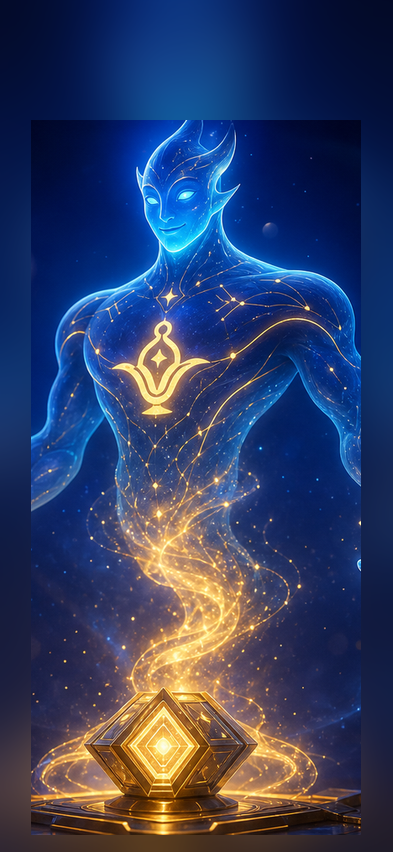
#> input picture Resources/HeroAssets/OnboardingHero_02.png, 393 x 852 px, found by its file name
$ python fix_onboarding_hero_02_shift_up_only.py
#> lines starting #> are read from the running program, lines starting #| are printed output that depends on the picture
#!/usr/bin/env python3
"""OB_02: shift hero up only (crop top letterbox), keep horizontal L/R unchanged.

Current imageset has ~118pt top band; target ~69pt (same as OB_03–06) without re-centering zone.
Verified: crop 49px preserves content bbox L=12, R=380.
"""
from __future__ import annotations

import shutil
from datetime import datetime
from pathlib import Path

from PIL import Image

IOS = Path(__file__).resolve().parents[1]
HERO = IOS / "Resources" / "HeroAssets"
IMAGESET = IOS / "Assets.xcassets" / "OnboardingHero_02.imageset" / "OnboardingHero_02.png"
W, H = 393, 852
TOP_TRIM = 49  # 118 -> 69


def shift_up_only(src: Path) -> Image.Image:
    with Image.open(src) as im:
#> im is the input picture: PIL image 393x852 RGB; mean R, G, B 49.9, 62.4, 99.8
        im = im.convert("RGB")
        if im.size != (W, H):
            raise SystemExit(f"expected {W}x{H}, got {im.size}")
        bg = im.getpixel((0, 0))
#> bg = (3, 11, 42)
        out = Image.new("RGB", (W, H), bg)
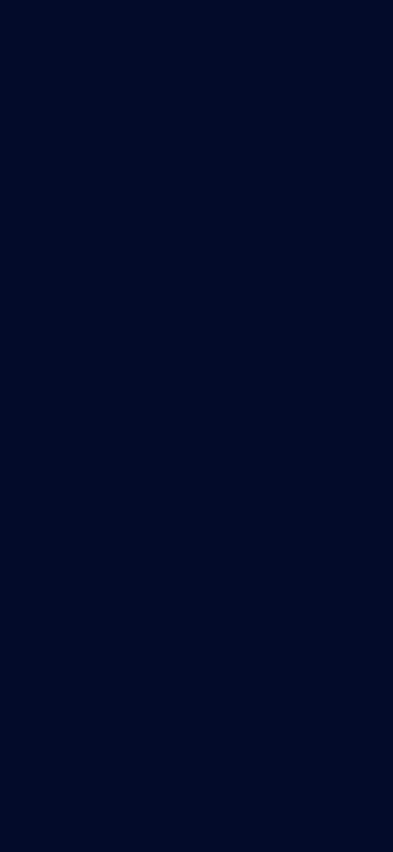
#> out: PIL image 393x852 RGB; mean R, G, B 3, 11, 42
        out.paste(im.crop((0, TOP_TRIM, W, H)), (0, 0))
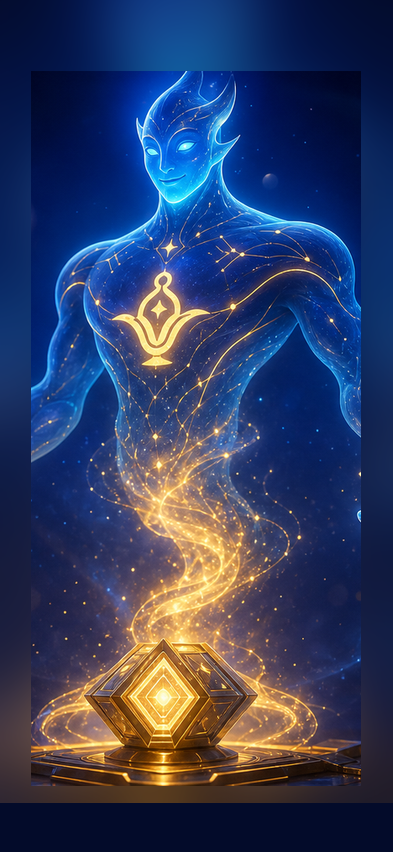
#> out: PIL image 393x852 RGB; mean R, G, B 49.7, 61.4, 97.6
        return out


def main() -> None:
    src = IMAGESET if IMAGESET.exists() else HERO / "OnboardingHero_02.png"
    if not src.exists():
        raise SystemExit(f"missing source: {src}")

    stamp = datetime.now().strftime("%Y%m%d_%H%M%S")
    backup = HERO / f"OnboardingHero_02_OLD_letterbox_{stamp}.png"
    shutil.copy2(src, backup)
    print(f"backup -> {backup}")

    frame = shift_up_only(src)
    master = HERO / "OnboardingHero_02.png"
    master.parent.mkdir(parents=True, exist_ok=True)
    frame.save(master, "PNG", optimize=True)
    IMAGESET.parent.mkdir(parents=True, exist_ok=True)
    shutil.copy2(master, IMAGESET)
    print(f"OK OnboardingHero_02 {W}x{H} top_trim={TOP_TRIM} -> {master} + imageset")


if __name__ == "__main__":
    main()

$ run again, with Resources/HeroAssets/OnboardingHero_03.png copied over Resources/HeroAssets/OnboardingHero_02.png
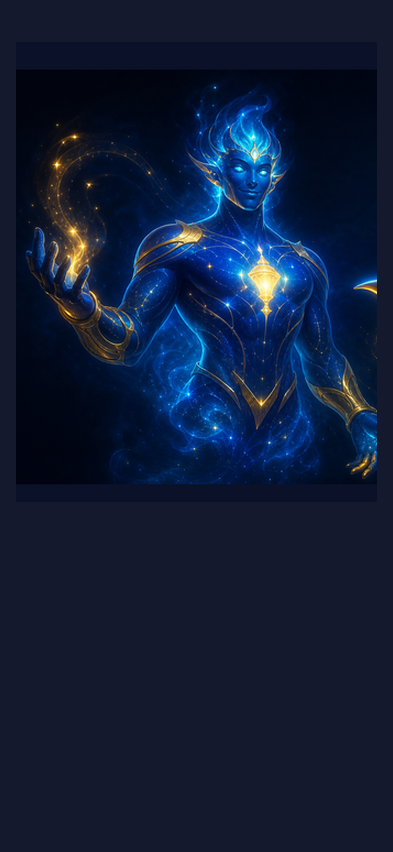
#> input picture Resources/HeroAssets/OnboardingHero_03.png, 393 x 852 px, found by its file name
#> in shift_up_only, im is the input picture: PIL image 393x852 RGB; mean R, G, B 16.4, 28.8, 55.2
#> bg = (20, 25, 45)
#> in shift_up_only, `out.paste(im.crop((0, TOP_TRIM, W, H)), (0, 0))`:
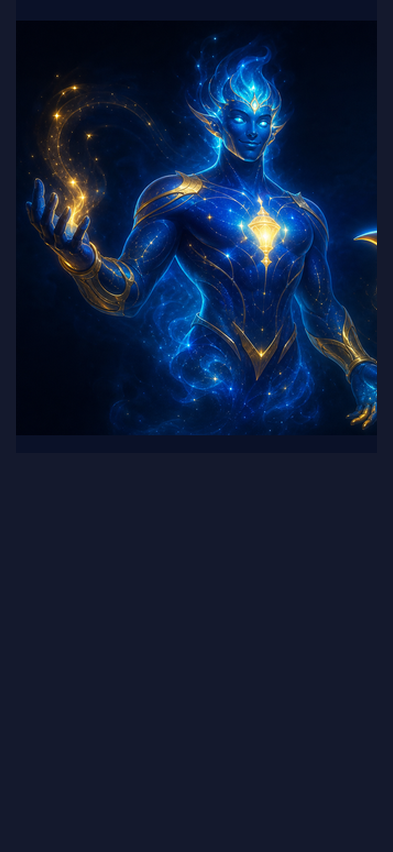
#> out: PIL image 393x852 RGB; mean R, G, B 16.5, 28.8, 55.2
